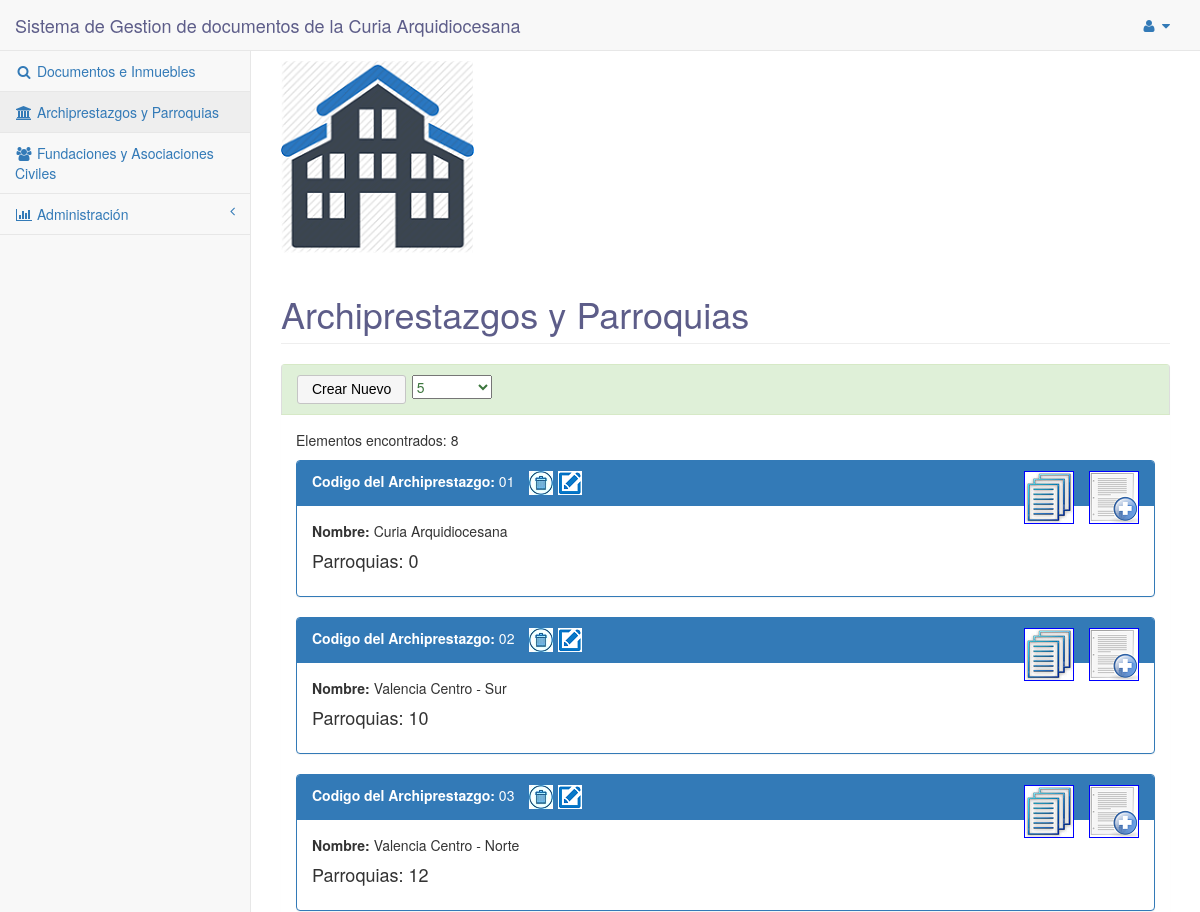
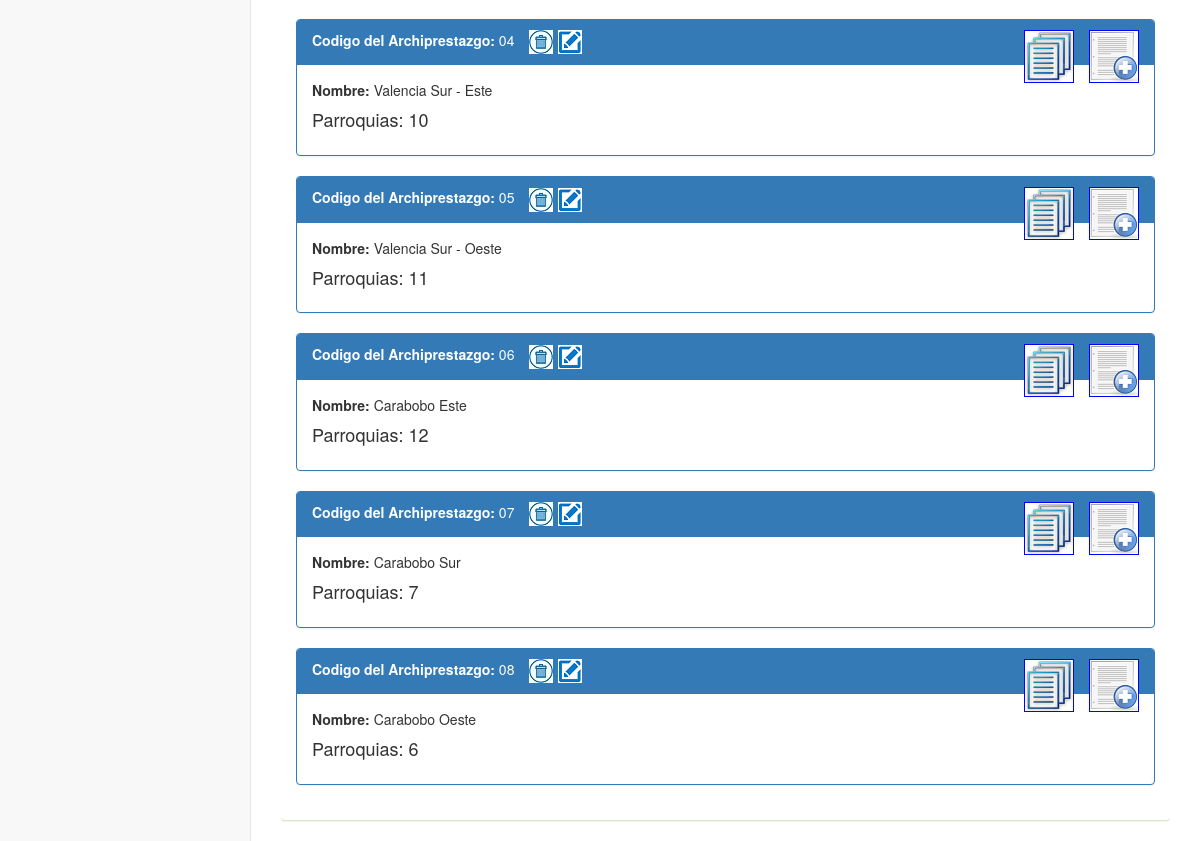
The app's page /pages/archi_parroq.php (signed in) with its own data (2 pictures, top to bottom).
### tables this page shows
CREATE TABLE IF NOT EXISTS `archiprestazgo` (
  `id_arch` int(11) NOT NULL AUTO_INCREMENT,
  `nom_arch` varchar(100) NOT NULL,
  `cod_arch` varchar(5) NOT NULL,
  PRIMARY KEY (`id_arch`),
  UNIQUE KEY `nom_arch` (`nom_arch`)
);

### pages/listarArchiprestazgos.php (the view, shortened to what this page needs)
<?php
	$conexion = conectar();
	$consulta_ejecutar = "select * from archiprestazgo order by cod_arch";
	$registros = mysqli_query($conexion, $consulta_ejecutar) or die('Problemas con la consulta');
	$num_total_registros = mysqli_num_rows($registros);
	echo	"<div class='row'>
				<div class='col-lg-12'>
					<p>Elementos encontrados: $num_total_registros</p>
				</div>
			</div>";
	if($num_total_registros > 0)
	{
		$pagActual = 1;
		$consultaFilasPP = mysqli_query($conexion, "select filasPPArch from usuario where login = '".$_SESSION['usuario']."'");
		$getFilasPP = mysqli_fetch_array($consultaFilasPP);
		$filasPPArch = $getFilasPP['filasPPArch'];
		$offset = ($pagActual - 1) * $filasPPArch;
		$registros = mysqli_query($conexion, "$consulta_ejecutar LIMIT $offset, $filasPPArch") or die(mysqli_error($conexion));
        echo 		"<div class='row'>
                        <div class='col-lg-12'>";
		while($fila = mysqli_fetch_array($registros))
        {
			$parros = mysqli_query($conexion, "select id_parro from parroquia where id_archif = ".$fila['id_arch']) or die('Problemas con la consulta');
        	$nparros = mysqli_num_rows($parros);
			echo	"<div class='panel panel-primary'>
						<div class='panel-heading'><span style='font-weight:bold'>Codigo del Archiprestazgo:</span> ".$fila['cod_arch'];
			if($_SESSION['rol']=='Administrador')
			{
				echo
					"<a class='del_arch' data-arch='".$fila['id_arch']."' href='#' style='margin-left:15px;'><img src='../papelera.jpg' width='24px' height='24px' alt='Eliminar Archiprestazgo'></a>";
			}
			if($_SESSION['rol']=='Administrador')
			{
				echo
					"<a class='edit_arch' data-arch='".$fila['id_arch']."' href='#' style='margin-left:5px;'><img src='../icon-edit.png' width='24px' height='24px' alt='Editar Archiprestazgo'></a>";
			}
			if($_SESSION['rol']=='Administrador')
			{
				echo
					"<div style='float:right; border:1px solid blue;'><a data-arch='".$fila['id_arch']."' class='new_parro' href='#'><img src='../document_new.png' width='48px' height='51px' alt='Crear nueva parroquia'></a></div>";
			}
			echo		"<div style='float:right; margin-right:15px; border:1px solid blue;'><a data-arch='".$fila['id_arch']."' class='ver_parros' href='#'><img src='../documents2.png' width='48px' height='51px' alt='Ver Parroquias'></a></div>
						</div>
						<div class='panel-body'>
							<div class='tab-content'>
								<div class='tab-pane fade in active' id='home-pills'>
                                    <p><span style='font-weight:bold'>Nombre:</span> ".$fila['nom_arch']."</p>
                                </div>
								<div class='tab-pane fade in active' id='home-pills'>
                                    <h4>Parroquias: $nparros</h5>
                                </div>
							</div>
						</div>
					</div>
					";
        }
        echo 		"</div>
        			 </div>";
	}
	else
	{
		echo 		"<div class='row'>
                        <div class='col-lg-12'>
                            <p style='color:green'>Presione Crear Nuevo para agregar un nuevo Archiprestazgo</p>
                        </div>
                    </div>";
	}
?>

### pages/archi_parroq.php (shortened to what this page needs)
<!DOCTYPE html>
<html lang="en">
<head>
    <link href="../bower_components/bootstrap/dist/css/bootstrap.min.css" rel="stylesheet">
    <link href="../bower_components/metisMenu/dist/metisMenu.min.css" rel="stylesheet">
    <link href="../dist/css/sb-admin-2.css" rel="stylesheet">
    <link href="../bower_components/font-awesome/css/font-awesome.min.css" rel="stylesheet" type="text/css">
    <link rel="stylesheet" href="../jquery-ui/jquery-ui.css">
</head>
<body>
    <div id="wrapper">
        <nav class="navbar navbar-default navbar-static-top" role="navigation" style="margin-bottom: 0">
            <div class="navbar-header">
                <a class="navbar-brand" href="index.php" style="color:#5d5d89"><?php echo TITULO_INNER; ?></a>
            </div>
			<ul class="nav navbar-top-links navbar-right">
				<li class="dropdown">
					<a class="dropdown-toggle" data-toggle="dropdown" href="#">
						<i class="fa fa-user fa-fw"></i>  <i class="fa fa-caret-down"></i>
					</a>
				</li>
			</ul>
            <div class="navbar-default sidebar" role="navigation">
                <div class="sidebar-nav navbar-collapse">
                    <ul class="nav" id="side-menu">
                        <li>
                            <a href="index.php"><i class="fa fa-search fa-fw"></i> Documentos e Inmuebles</a>
                        </li>
						<li>
                            <a href="archi_parroq.php"><i class="fa fa-university fa-fw"></i> Archiprestazgos y Parroquias</a>
                        </li>
						<li>
                            <a href="fundaciones.php"><i class="fa fa-users fa-fw"></i> Fundaciones y Asociaciones Civiles</a>
                        </li>
						<li>
                            <a href="#"><i class="fa fa-bar-chart-o fa-fw"></i> Administración<span class="fa arrow"></span></a>
                        </li>
                    </ul>
                </div>
            </div>
        </nav>
        <div id="page-wrapper">
            <div class="row">
                <div class="col-lg-12">
                    <div style="margin-top:10px;"><img src="../inmueble.png" /><h1 class="page-header" style="color:#5d5d89">Archiprestazgos y Parroquias</h1></div>
                </div>
            </div>
            <div class="row">
                <div class="col-lg-12">
					<div class="panel panel-success" style="border-left:none; border-right:none;">
						<div class="panel-heading" style="border-left:1px #DDD solid; border-right:1px #DDD solid;">
							<?php if($_SESSION['rol']=='Administrador') {
							?>
							<button id='create-arch' style='color:black' class='btn btn-primary'>Crear Nuevo</button>
							<?php } ?>
							<select name="filasPPArch" id="filasPPArch" style="width:80px">
								<option value="5">5</option>
							</select>
						</div>
						<div class="panel-body">
							<div class="row">
								<div class="col-lg-12" id="mostrarArchiprestazgos">
									<?php require_once('listarArchiprestazgos.php'); ?>
								</div>
							</div>
						</div>
					</div>
                </div>
            </div>
		</div>
    </div>
</body>
</html>

### records on screen
archiprestazgo: cod_arch "01", nom_arch "Curia Arquidiocesana", nparros "0"
archiprestazgo: cod_arch "02", nom_arch "Valencia Centro - Sur", nparros "10"
archiprestazgo: cod_arch "03", nom_arch "Valencia Centro - Norte", nparros "12"
archiprestazgo: cod_arch "04", nom_arch "Valencia Sur - Este", nparros "10"
archiprestazgo: cod_arch "05", nom_arch "Valencia Sur - Oeste", nparros "11"
archiprestazgo: cod_arch "06", nom_arch "Carabobo Este", nparros "12"
archiprestazgo: cod_arch "07", nom_arch "Carabobo Sur", nparros "7"
archiprestazgo: cod_arch "08", nom_arch "Carabobo Oeste", nparros "6"

### other values on screen
TITULO_INNER "Sistema de Gestion de documentos de la Curia Arquidiocesana"
$num_total_registros "8"
